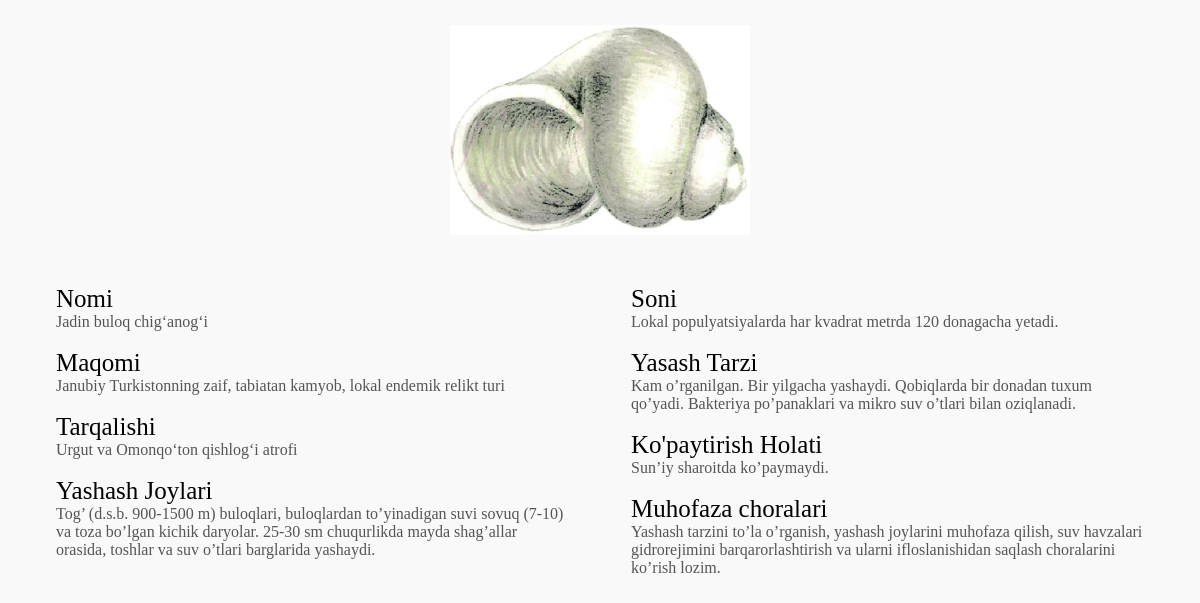
The app's page /hayvon/4/ with its own data.
### redmap/models.py (models this page shows, shortened)
class Hayvon(models.Model):
    oilasi = models.ForeignKey(Oilasi, on_delete=models.CASCADE)
    nomi = models.CharField(max_length=255)
    yili = models.IntegerField(default=2000)
    maqomi = models.TextField()
    tarqalishi = models.TextField()
    yashash_joylari = models.TextField()
    soni = models.TextField()
    yashash_tarzi = models.TextField()
    cheklovchi_omillar = models.TextField()
    kupaytirish = models.CharField(max_length=255)
    choralari = models.TextField()
    img = models.ImageField(upload_to="nature/", default="")
    class Meta:
        verbose_name = ("Hayvon")
        verbose_name_plural = ("Hayvonlar")

### redmap/views.py (the view)
# urls.py: path('hayvon/<int:id>/',hayvonview,name="hayvon"),
def hayvonview(request,id):
    hayvon = get_object_or_404(Hayvon,id=id)
    return render(request,"hayvon_detail.html",{"hayvon":hayvon})

### templates/hayvon_detail.html (shortened to what this page needs)
{% load static  %}
<!DOCTYPE html>
<html lang="en">
<head>
    <link rel="stylesheet" href="{% static 'modal.css' %}">
</head>
<body>
    <div class="inner-content">
		<div class="inner-wrapper">
			<div class="picture-blog" style="display: flex; justify-content: space-between;">
				<img src="{{ hayvon.img.url }}" alt="....." style="width: 300px; height: auto; margin: auto;">
			</div>
			<div class="comment-blog" style="padding: 20px; display: grid; grid-template-columns: 45% 45%; justify-content: space-around;">
				<div>
                    <div class="blog">
                        <h3 style="color: black;">Nomi</h3>
                        <p>{{hayvon.nomi}}</p>
                    </div>
                    <br>
                    <div class="blog">
                        <h3 style="color: black;">Maqomi</h3>
                        <p>{{hayvon.maqomi}}</p>
                    </div>
                    <br>
                    <div class="blog">
                        <h3 style="color: black;">Tarqalishi</h3>
                        <p>{{hayvon.tarqalishi}}</p>
                    </div>
                    <br>
                    <div class="blog">
                        <h3 style="color: black;">Yashash Joylari</h3>
                        <p>{{hayvon.yashash_joylari}}</p>
                    </div>
                    <br>
                </div>
				<div>
                    <div class="blog">
                        <h3 style="color: black;">Soni</h3>
                        <p>{{hayvon.soni}}</p>
                    </div>
                    <br>
                    <div class="blog">
                        <h3 style="color: black;">Yasash Tarzi</h3>
                        <p>{{hayvon.yashash_tarzi}}</p>
                    </div>
                    <br>
                    <div class="blog">
                        <h3 style="color: black;">Ko'paytirish Holati</h3>
                        <p>{{hayvon.kupaytirish}}</p>
                    </div>
                    <br>
                    <div class="blog">
                        <h3 style="color: black;">Muhofaza choralari</h3>
                        <p>{{hayvon.choralari}}</p>
                    </div>
                </div>
			</div>
		</div>
	</div>
</body>
</html>

### static/modal.css (style rules this page uses)
* { padding:0px; margin:0px; box-sizing:border-box; text-decoration:none; }
.inner-content { width:100%; min-height:100vh; padding:15px 10px; background-color:#f9f9f9; }
.inner-wrapper { width:100%; height:100%; display: flex; flex-direction: column; gap: 20px; align-items: center; justify-content: center; }
.picture-blog { width:min(100%,700px); padding: 10px; border-radius: 10px; }
.picture-blog img { width:min(100%,700px); height: 400px; object-fit: cover; object-position: center; }
.comment-blog { width: 100%; height: min(100%,400px); padding: 10px; border-radius: 10px; flex-direction: column; align-items: left; gap: 10px; }
.blog h3 { font-size: 25px; font-weight: 400; color: #999; }
.blog p { color: #555; }

### records on screen
Hayvon: img (picture), nomi "Jadin buloq chig‘anog‘i", maqomi "Janubiy Turkistonning zaif, tabiatan kamyob, lokal endemik relikt turi", tarqalishi "Urgut va Omonqo‘ton qishlog‘i atrofi", yashash_joylari "Tog’ (d.s.b. 900-1500 m) buloqlari, buloqlardan to’yinadigan suvi sovuq (7-10) va toza bo’lgan kichik daryolar. 25-30 sm chuqurlikda mayda shag’allar orasida, toshlar va suv o’tlari barglarida yashaydi.", soni "Lokal populyatsiyalarda har kvadrat metrda 120 donagacha yetadi.", yashash_tarzi "Kam o’rganilgan. Bir yilgacha yashaydi. Qobiqlarda bir donadan tuxum qo’yadi. Bakteriya po’panaklari va mikro suv o’tlari bilan oziqlanadi.", kupaytirish "Sun’iy sharoitda ko’paymaydi.", choralari "Yashash tarzini to’la o’rganish, yashash joylarini muhofaza qilish, suv havzalari gidrorejimini barqarorlashtirish va ularni ifloslanishidan saqlash choralarini ko’rish lozim."
